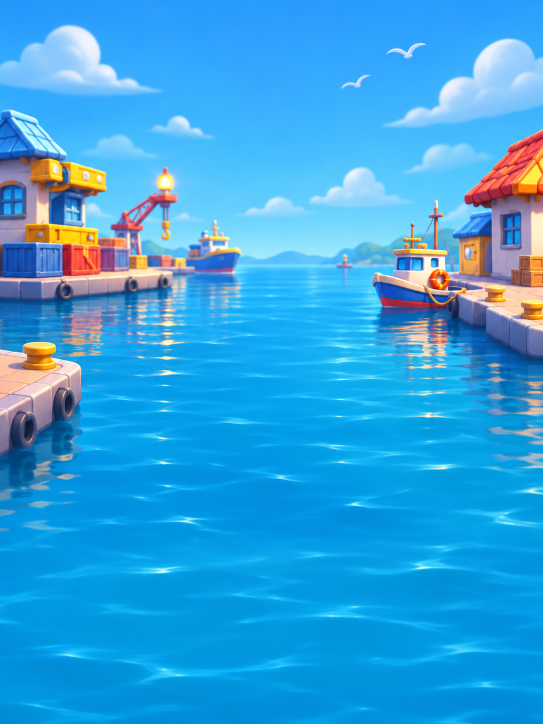
#> input picture design/reference/turnflock/source/harbor-original.png, 1086 x 1448 px, found by its file name (shown at 1/2 size)
$ python build-backdrop.py
#> lines starting #> are read from the running program, lines starting #| are printed output that depends on the picture
"""Build the layered harbour backdrop from the owner's original image.

Reads  design/reference/turnflock/source/harbor-original.png (1086x1448)
Writes assets/turnflock/bg/harbor-left.webp   left quay: house, crates, crane, ship
       assets/turnflock/bg/harbor-right.webp  right quay: house, boat
       assets/turnflock/bg/water-glints.webp  white highlights only, transparent

The sky and the water themselves are CSS gradients (src/parts/parts.css,
.tf-bg). The two quay pictures are regraded so their own sky and water match
those gradients, softly blurred, and faded to transparent at the edges, so
they can be anchored to the screen edges at any screen shape.

Run from the repo root:  python3 tools/asset-pipeline/build-backdrop.py
Needs Pillow and numpy (tools only; the game has no new dependency).
"""
from PIL import Image, ImageFilter
import numpy as np

SRC = 'design/reference/turnflock/source/harbor-original.png'
OUT = 'assets/turnflock/bg/'

HORIZON = 520            # row of the waterline in the original
TOP, BOTTOM = 0, 800     # rows kept in the quay pictures (the last 120 are fully transparent: room for the fade)
LEFT = (0, 560)          # columns of the left picture
RIGHT = (600, 1086)      # columns of the right picture
SCALE = 0.75             # output size relative to the original
BLUR = 2.6               # out-of-focus radius, in original pixels

# The owner's palette; the same stops as the CSS gradients in .tf-bg.
SKY = [(0.0, '#4EAFF8'), (0.55, '#76C8FF'), (1.0, '#CBEFFF')]            # 0 = top, 1 = horizon
WATER = [(0.0, '#93DFFA'), (0.12, '#6FD5F7'), (0.54, '#4FC4EE')]         # in units of the horizon height, below it


def rgb(h):
    return np.array([int(h[i:i + 2], 16) for i in (1, 3, 5)], float)


def ramp(stops, t):
    """Colour of a gradient at positions t (array)."""
    xs = [s[0] for s in stops]
    cols = np.array([rgb(s[1]) for s in stops])
    return np.stack([np.interp(t, xs, cols[:, c]) for c in range(3)], axis=-1)


def smooth(a, n):
    k = np.ones(n) / n
    pad = np.pad(a, ((n // 2, n // 2), (0, 0)), mode='edge')
    return np.stack([np.convolve(pad[:, c], k, mode='valid') for c in range(3)], axis=-1)[: len(a)]


def smoothstep(lo, hi, x):
    t = np.clip((x - lo) / (hi - lo), 0, 1)
    return t * t * (3 - 2 * t)


src = np.asarray(Image.open(SRC).convert('RGB')).astype(float)
H, W, _ = src.shape
#> H = 1448; W = 1086

# The original's own sky and water colour per row, from columns with no objects.
back = np.zeros((H, 3))
for y in range(H):
    cols = src[y, 500:700] if y < 440 or y >= HORIZON + 6 else src[y, 20:60]
    back[y] = np.median(cols, axis=0)
#> after the loop, back = 1448 rows, first 8: [40, 156, 251], [41, 155, 252], [42, 155, 252], [41, 155, 252], [42, 156, 253], [42, 155.5, 253], [42, 156, 253], [42, 156, 252]
back[440:HORIZON] = back[436] + (np.array([150, 226, 253]) - back[436]) * np.linspace(0, 1, HORIZON - 440)[:, None]
back[:HORIZON] = smooth(back[:HORIZON], 15)
#> in smooth, `pad = np.pad(a, ((n // 2, n // 2), (0, 0)), mode='edge')`: pad = 534 rows, first 8: [40, 156, 251], [40, 156, 251], [40, 156, 251], [40, 156, 251], [40, 156, 251], [40, 156, 251], [40, 156, 251], [40, 156, 251]
back[HORIZON:] = smooth(back[HORIZON:], 31)
#> in smooth (call 2), `pad = np.pad(a, ((n // 2, n // 2), (0, 0)), mode='edge')`: pad = 958 rows, first 8: [22, 76, 176], [22, 76, 176], [22, 76, 176], [22, 76, 176], [22, 76, 176], [22, 76, 176], [22, 76, 176], [22, 76, 176]

# What those rows should be: the CSS gradients.
rows = np.arange(H)
#> rows = 1448 values from 0 to 1447
target = np.where((rows < HORIZON)[:, None], ramp(SKY, rows / HORIZON), ramp(WATER, (rows - HORIZON) / HORIZON))

# Move sky and water to the palette; leave the objects (far from the row colour) as painted.
dist = np.linalg.norm(src - back[:, None, :], axis=2)
skyness = 1 - smoothstep(18, 70, dist)
#> in smoothstep, `t = np.clip((x - lo) / (hi - lo), 0, 1)`:
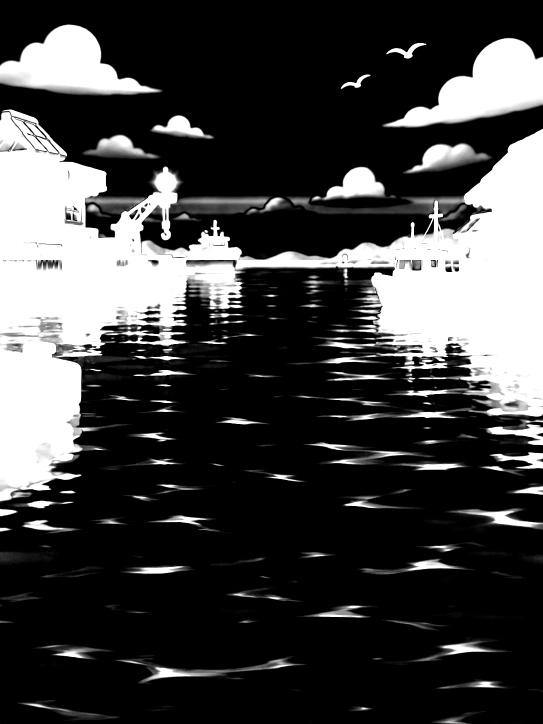
#> t: shape (1448, 1086) float64 (shown at 1/2 size); min 0, max 1, mean 0.258
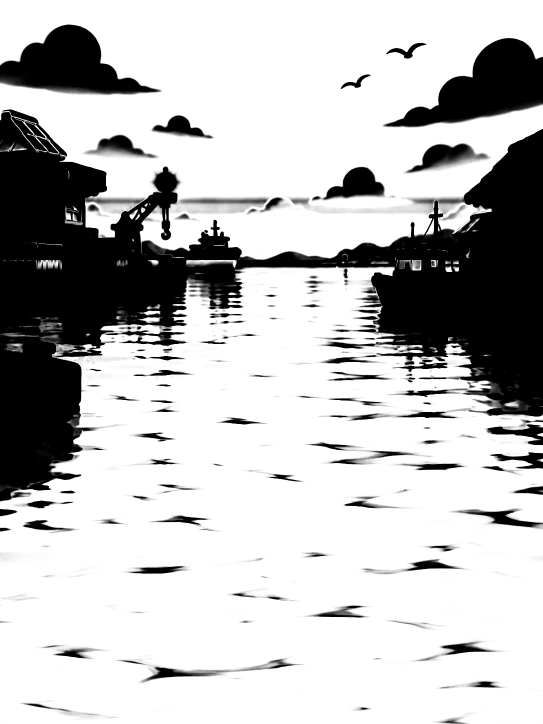
#> skyness: shape (1448, 1086) float64 (shown at 1/2 size); min 0, max 1, mean 0.745
graded = np.clip(src + skyness[..., None] * (target - back)[:, None, :], 0, 255)
# A light veil of horizon haze over everything, strongest at the waterline: reads as distance.
haze = 0.16 * np.exp(-((rows - HORIZON) / 120.0) ** 2)
graded = graded * (1 - haze[:, None, None]) + rgb('#CBEFFF') * haze[:, None, None]
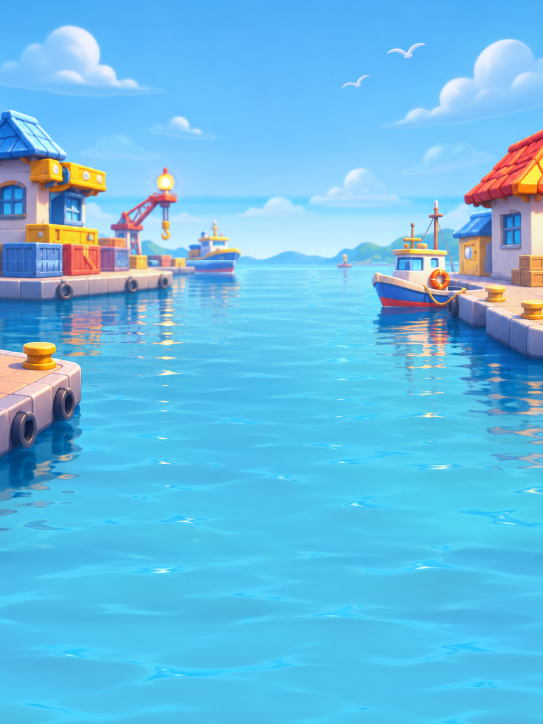
#> graded: shape (1448, 1086, 3) float64 (shown at 1/2 size); mean R, G, B 104.1, 188.3, 228.5; drawn with min black and max white


def quay(name, x0, x1, inner):
#> called with name = 'harbor-left.webp', x0 = 0, x1 = 560, inner = 'right'
    part = graded[TOP:BOTTOM, x0:x1]
    h, w, _ = part.shape
#> h = 800; w = 560
    alpha = np.ones((h, w))
    yy = np.arange(h)[:, None]
#> yy = 800 values from 0 to 799
    xx = np.arange(w)[None, :]
    alpha = alpha * smoothstep(0, 70, yy) * (1 - smoothstep(h - 215, h - 125, yy))  # gone before the near pier's bollard
    if inner == 'right':
        alpha = alpha * (1 - smoothstep(w - 90, w - 4, xx))
    else:
        alpha = alpha * smoothstep(4, 90, xx)
    img = Image.fromarray(np.dstack([part, alpha * 255]).astype(np.uint8), 'RGBA')
    # Blur colour and alpha together (premultiplied by Pillow's RGBA blur is not; edges are already soft).
    img = img.filter(ImageFilter.GaussianBlur(BLUR))
    img = img.resize((round(w * SCALE), round(h * SCALE)), Image.LANCZOS)
#> img: PIL image 420x600 RGBA
    img.save(OUT + name, 'WEBP', quality=84, alpha_quality=80, method=6)
    print(name, img.size)
#| harbor-left.webp (420, 600)


quay('harbor-left.webp', *LEFT, inner='right')
quay('harbor-right.webp', *RIGHT, inner='left')
#> call 2 of quay, with name = 'harbor-right.webp', x0 = 600, x1 = 1086, inner = 'left'
#> in quay (call 2), `part = graded[TOP:BOTTOM, x0:x1]`:
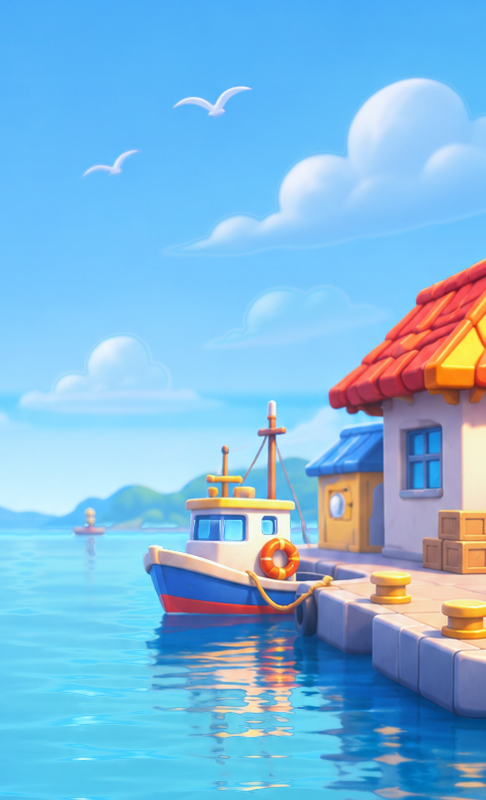
#> part: shape (800, 486, 3) float64; mean R, G, B 126.2, 184.5, 222.9; drawn with min black and max white
#> in quay (call 2), `img = img.filter(ImageFilter.GaussianBlur(BLUR))`:
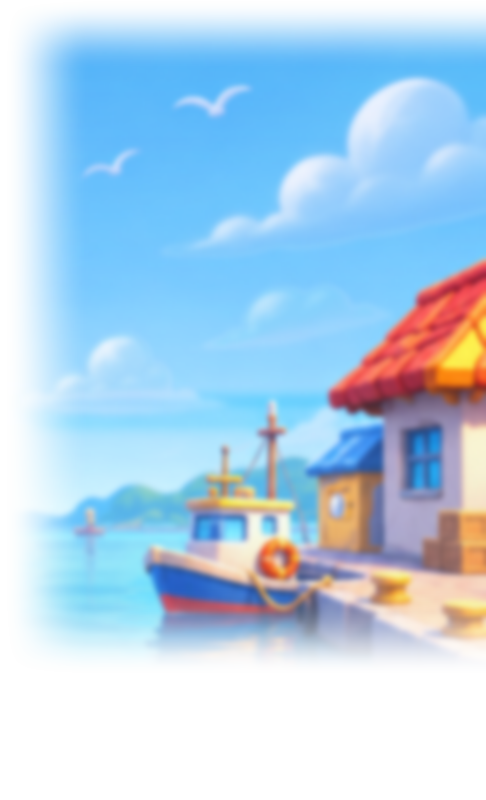
#> img: PIL image 486x800 RGBA; mean R, G, B, A 125.7, 184.1, 222.4, 171; transparent parts drawn white
#| harbor-right.webp (364, 600)

# Water highlights: how much brighter a pixel is than its row, as white with transparency.
y0 = 930
lum = src[y0:].mean(axis=2)
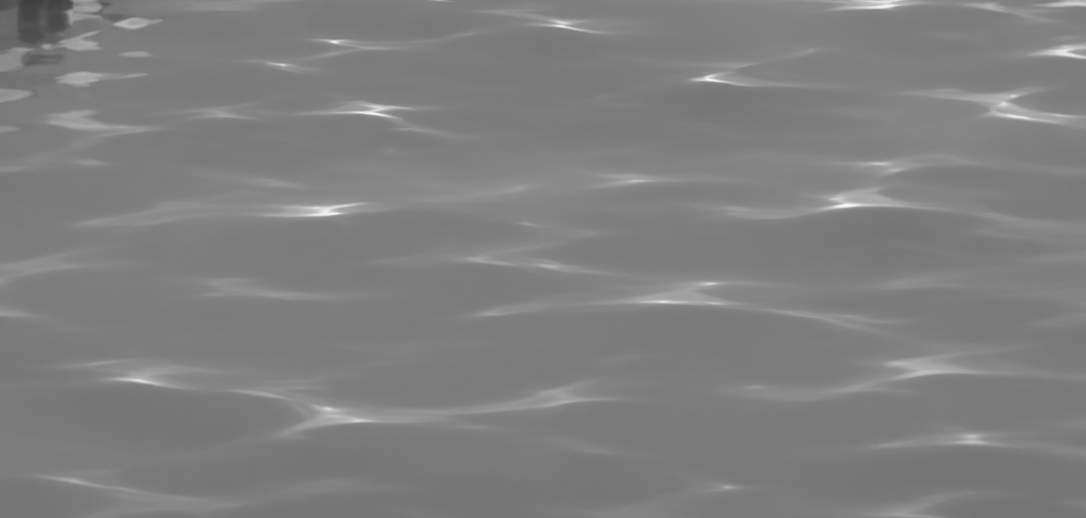
#> lum: shape (518, 1086) float64; min 62.33, max 249.3, mean 127.8
base = np.median(lum, axis=1)
#> base = 518 values, max 134.7 at index 206, min 120 at index 479, mean 125.8
base = np.convolve(np.pad(base, 20, mode='edge'), np.ones(41) / 41, mode='valid')
#> base = 518 values, max 132 at index 190, min 120.7 at index 481, mean 125.9
glint = smoothstep(4, 60, lum - base[:, None])
#> in smoothstep (call 8), `return t * t * (3 - 2 * t)`:
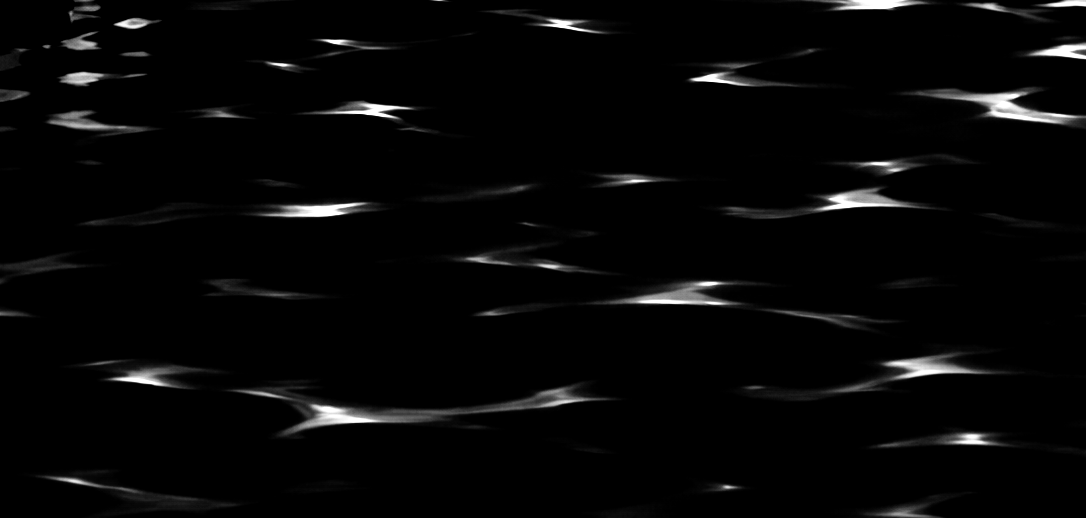
#> returned value: shape (518, 1086) float64; min 0, max 1, mean 0.0277
yy = np.arange(glint.shape[0])[:, None]
#> yy = 518 values from 0 to 517
glint = glint * smoothstep(0, 80, yy) * (1 - smoothstep(glint.shape[0] - 90, glint.shape[0] - 6, yy))
white = np.empty(glint.shape + (4,))
white[..., :3] = rgb('#F2FCFF')
white[..., 3] = glint * 255
img = Image.fromarray(white.astype(np.uint8), 'RGBA').filter(ImageFilter.GaussianBlur(2.2))
#> img: PIL image 1086x518 RGBA
img = img.resize((W // 2, glint.shape[0] // 2), Image.LANCZOS)
#> img: PIL image 543x259 RGBA
img.save(OUT + 'water-glints.webp', 'WEBP', quality=60, alpha_quality=55, method=6)
print('water-glints.webp', img.size)
#| water-glints.webp (543, 259)
